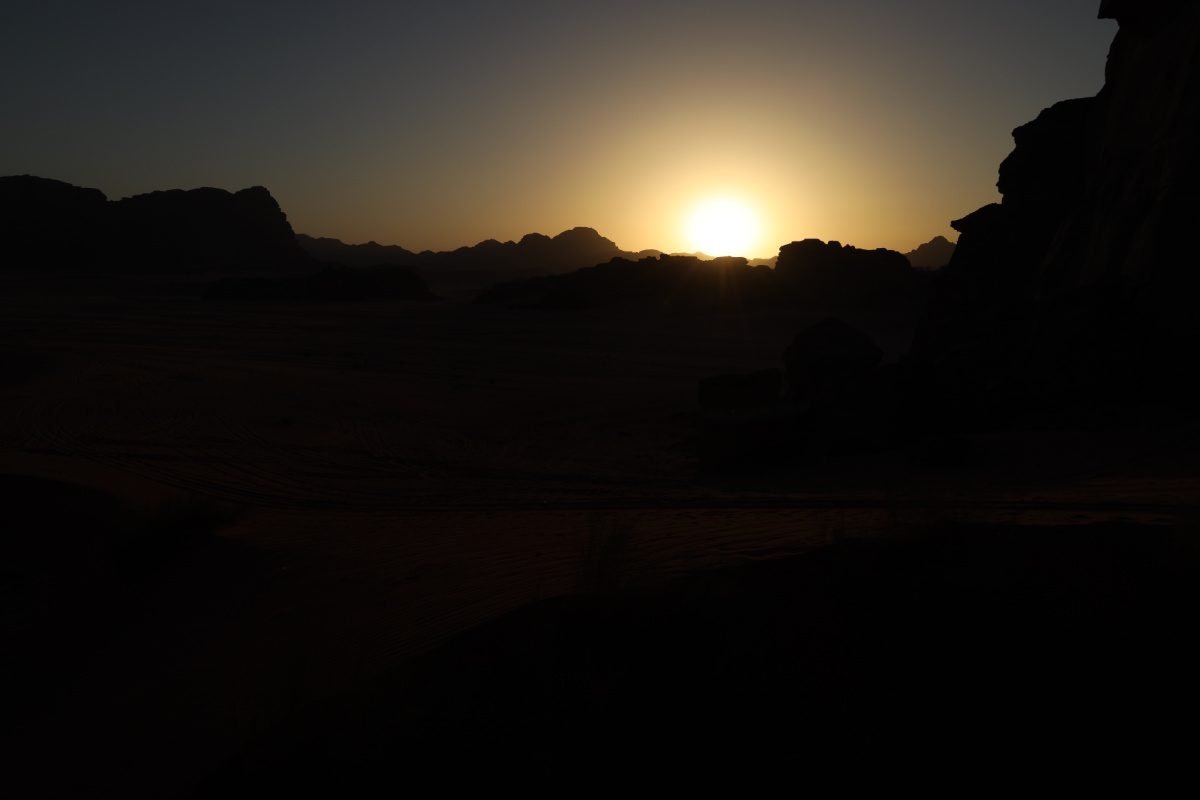
#> input picture relatorio7/1.jpg, 1200 x 800 px
$ python ex2.py
#> lines starting #> are read from the running program, lines starting #| are printed output that depends on the picture
import numpy as np
import matplotlib.pyplot as plt
from PIL import Image

def blend(img1, img2, c):
    blended_image = (c * img1) + ((1 - c) * img2)
    return blended_image.astype(np.uint8)

# Carregar as duas imagens
img1 = np.array(Image.open('1.jpg'))
#> img1 is the input picture: shape (800, 1200, 3); mean R, G, B 30.7, 26.6, 21.6
img2 = np.array(Image.open('2.jpg'))
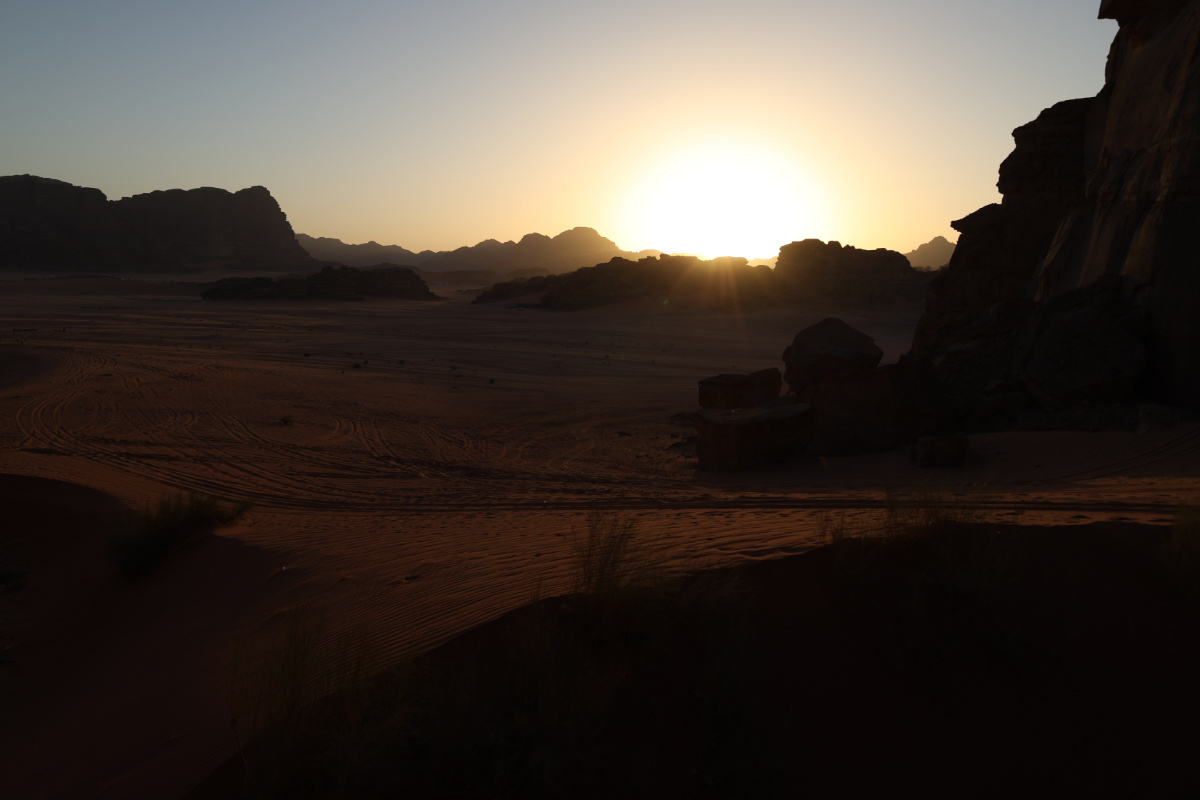
#> input picture relatorio7/2.jpg, 1200 x 800 px
#> img2 is the input picture: shape (800, 1200, 3); mean R, G, B 67.8, 59, 52.2

# Definir o coeficiente de blending
coeficiente = 0.5

# Realizar o blending
imagem_blending = blend(img1, img2, coeficiente)
#> in blend, `blended_image = (c * img1) + ((1 - c) * img2)`:
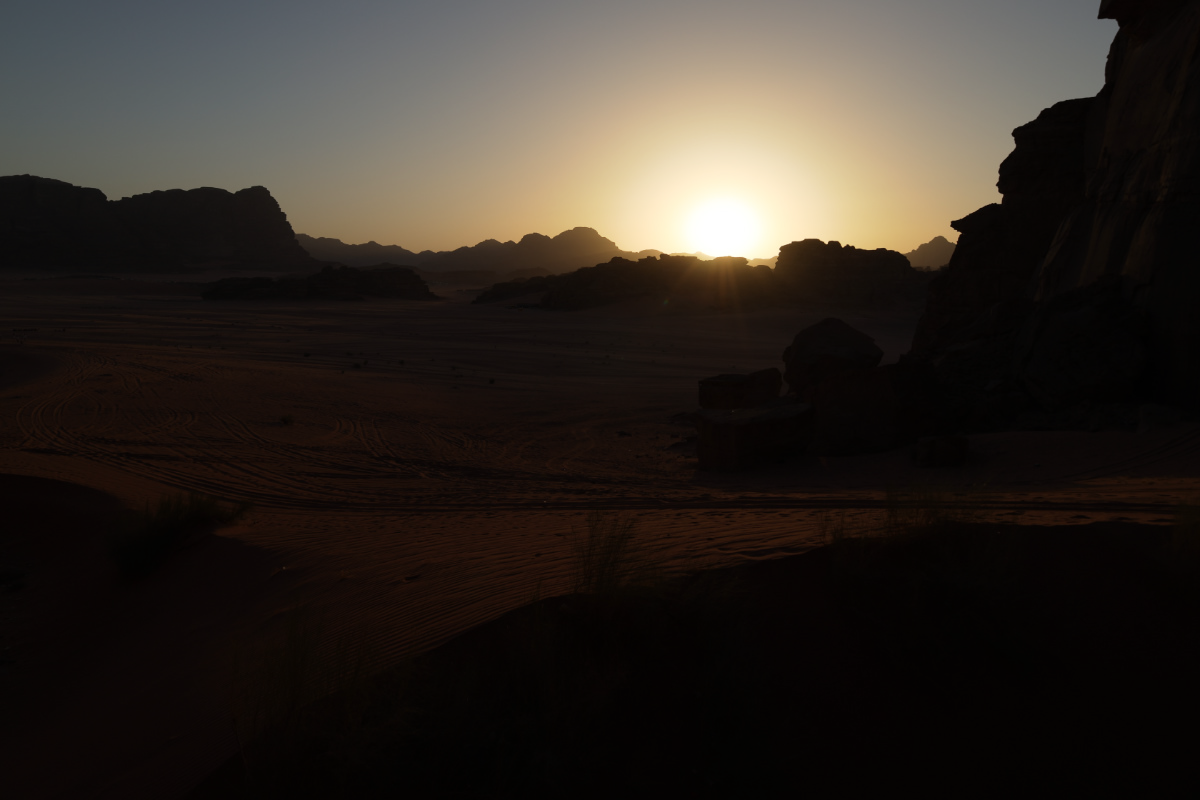
#> blended_image: shape (800, 1200, 3) float64; mean R, G, B 49.2, 42.8, 36.9

# Salvar e exibir a imagem resultante
plt.imshow(imagem_blending)
plt.show()

#Aumente (ou diminua, caso prefira) a iluminação da imagem gerada acima. Salve o resultado no disco.

# Ajustar a iluminação (aumentar neste caso)
imagem_ajustada = np.clip(imagem_blending * 1.5, 0, 255).astype(np.uint8)
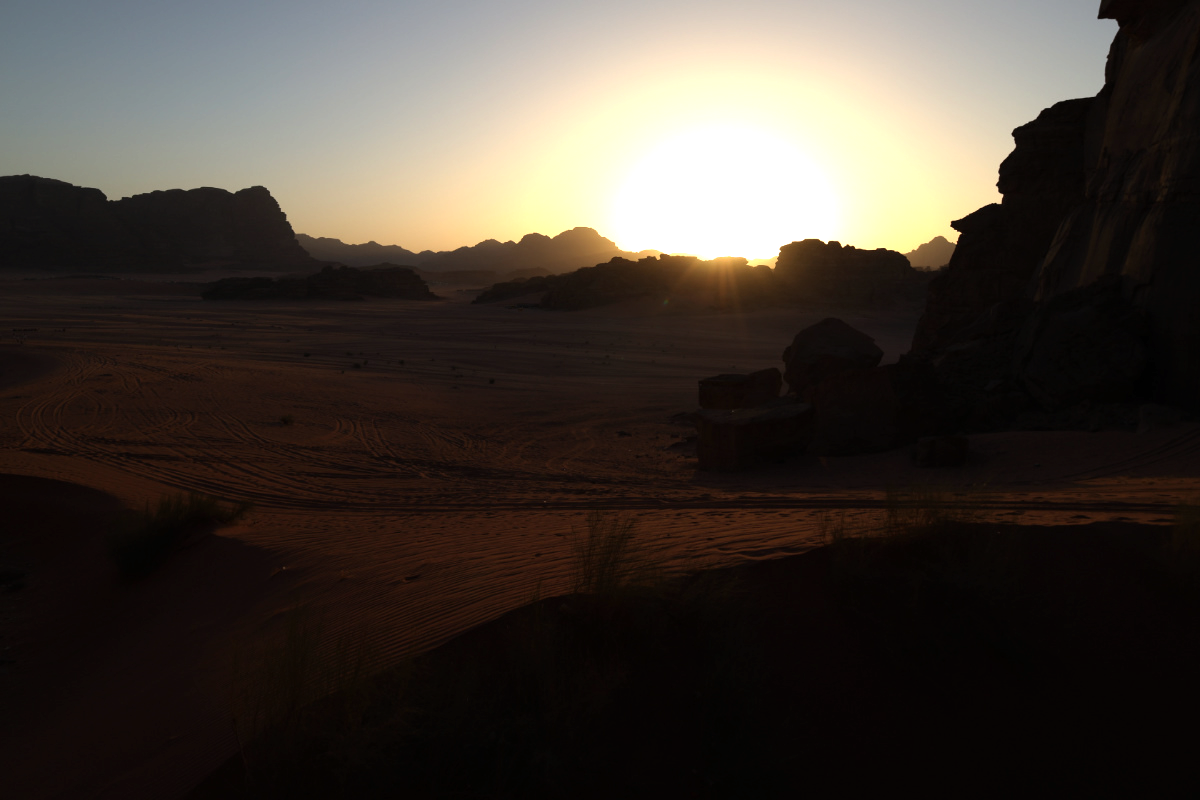
#> imagem_ajustada: shape (800, 1200, 3); mean R, G, B 67.8, 60.4, 53.5

# Salvar a imagem ajustada no disco
Image.fromarray(imagem_ajustada).save('imagem_blending_ajustada.png')

# Exibir as imagens
plt.figure(figsize=(16, 16))

plt.subplot(2, 2, 1)
plt.imshow(imagem_ajustada)
plt.title("Imagem com iluminação aumentada")

plt.subplot(2, 2, 2)
plt.imshow(imagem_blending)
plt.title("Imagem original do blending")

plt.show()
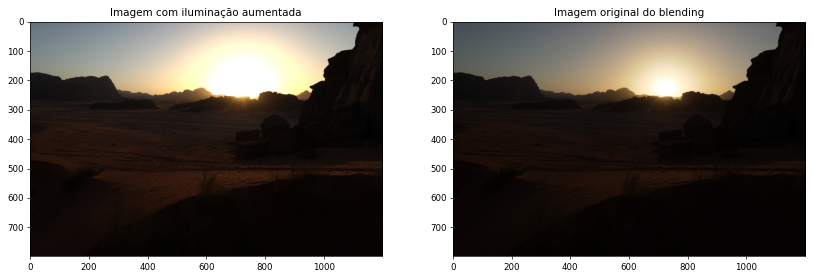
#> figure drawn by matplotlib, 2 panels
